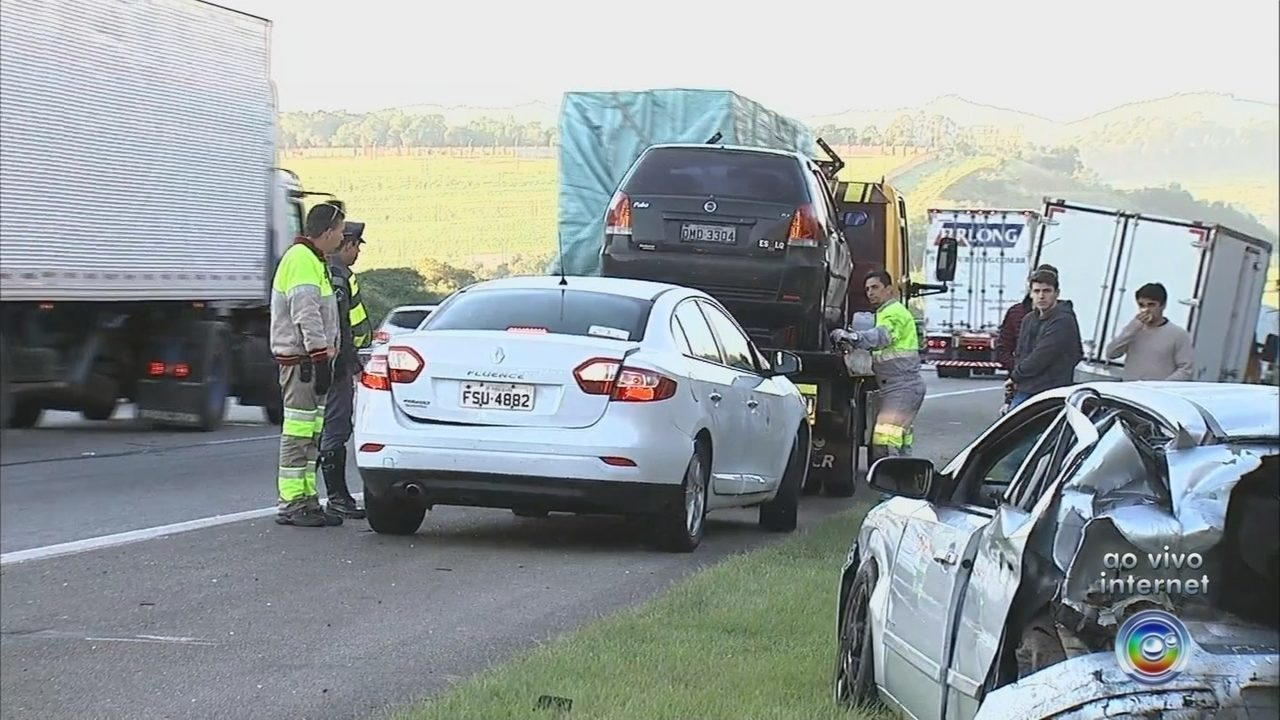
#> input picture atividade 2/atividade8.jpg, 1280 x 720 px
$ python main.py   (older library calls are emulated)
#> lines starting #> are read from the running program, lines starting #| are printed output that depends on the picture; after the words box and inside, x2 and y2 are one past the last pixel; in counts of white or black regions, pixels touching at a corner belong together
import cv2
import numpy as np
from matplotlib import pyplot as plt
ddepth = cv2.CV_16UC3
kernel_size = 3

img = cv2.imread('atividade8.jpg',0)
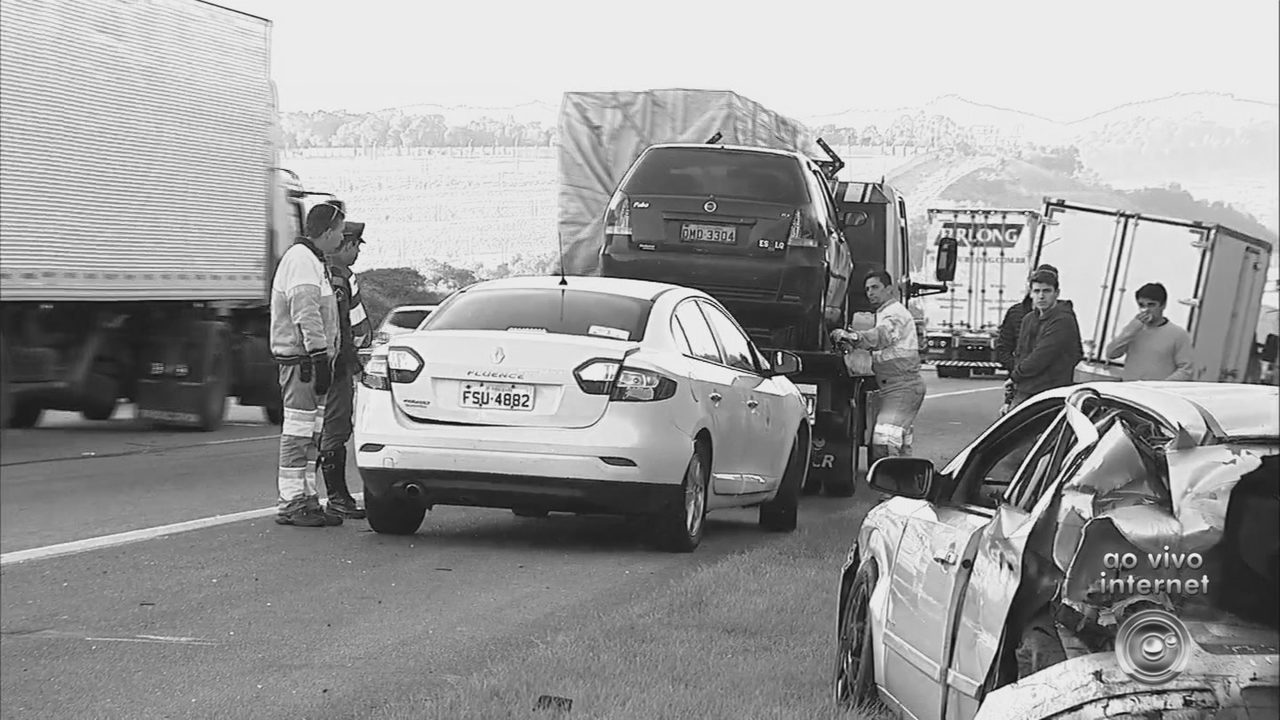
#> img: shape (720, 1280); min 0, max 255, mean 154.5

topoE = (456, 380)
baixoD = (535, 410)
x, y = topoE[0], topoE[1]
w, h = baixoD[0] - topoE[0], baixoD[1] - topoE[1]

# Recorte para aplicar o filtro
GB = img[y:y+h, x:x+w]
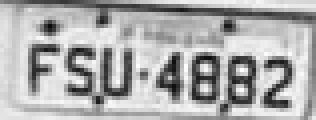
#> GB: shape (30, 79) (shown 4 times larger); min 10, max 255, mean 172.6
largura = GB.shape[1]
#> largura = 79
altura = GB.shape[0]
#> altura = 30
proporcao = float(altura/largura)
#> proporcao = 0.38
largura_nova = 240 #em pixels
altura_nova = int(largura_nova*proporcao)
#> altura_nova = 91
17
tamanho_novo = (largura_nova, altura_nova)
#> tamanho_novo = (240, 91)
img_redimensionada = cv2.resize(GB,
tamanho_novo, interpolation = cv2.INTER_AREA)
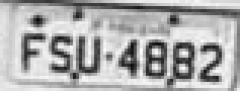
#> img_redimensionada: shape (91, 240); min 10, max 255, mean 172.5

(alt, lar) = img_redimensionada.shape[:2] #captura altura e largura
#> alt = 91; lar = 240
centro = (lar // 2, alt // 2) #acha o centro
#> centro = (120, 45)
M = cv2.getRotationMatrix2D(centro, 3, 1.0) #30 graus
img_rotacionada = cv2.warpAffine(img_redimensionada, M, (lar, alt))
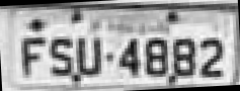
#> img_rotacionada: shape (91, 240); min 0, max 255, mean 164.1

gau = cv2.GaussianBlur(img_redimensionada, (7, 7), 0)
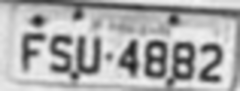
#> gau: shape (91, 240); min 30, max 243, mean 172.5
canny1 = cv2.Canny(gau, 20, 120)
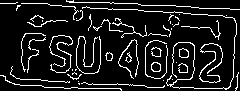
#> canny1: shape (91, 240); 11.4% white in thin lines or dots
resultado = np.uint8(np.absolute(canny1))

ret, thresh1 = cv2.threshold(resultado,120, 255, cv2.THRESH_BINARY_INV)
#> thresh1: shape (91, 240); 88.6% white; black in thin lines or dots

largura_nova = 720 #em pixels
altura_nova = int(largura_nova*proporcao)
#> altura_nova = 273
17
tamanho_novo = (largura_nova, altura_nova)
#> tamanho_novo = (720, 273)
final = cv2.resize(thresh1,
tamanho_novo, interpolation = cv2.INTER_AREA)
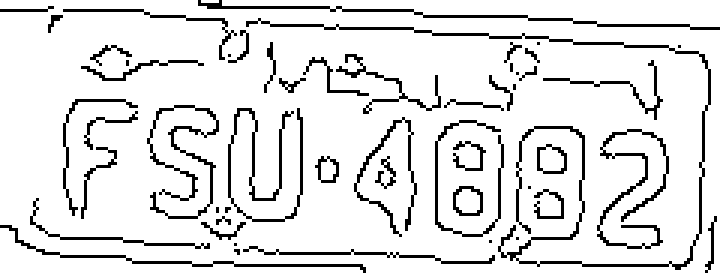
#> final: shape (273, 720); 88.6% white; 52 black regions (11 under 20 px), largest, box (x1, y1, x2, y2) and area: (246, 18, 711, 270) 3825, (198, 0, 720, 30) 1629, (597, 129, 669, 249) 1521

cv2.imshow("Imagem Equalizada", final)
cv2.imwrite("imagem_final.jpg", final)
plt.show()
cv2.waitKey(0)
